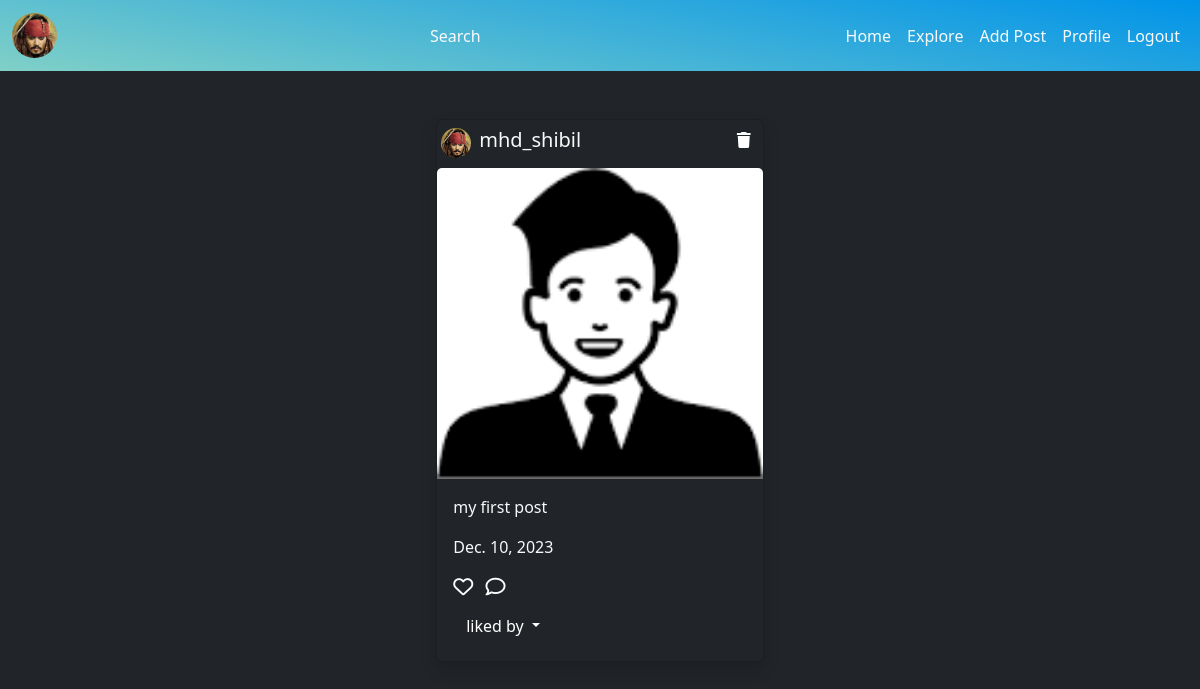
The page /post/1/detail/ (signed in) on the database its author committed.
### socialmedia/models.py (models this page shows, shortened)
class UserProfile(models.Model):
    profile_picture=models.ImageField(upload_to="profilpics",null=True,blank=True)
    bio=models.CharField(max_length=600)
    dob=models.DateField()
    phone=models.CharField(max_length=10)
    user=models.OneToOneField(User,on_delete=models.CASCADE,related_name="profile")
    liked_posts=models.ManyToManyField(Posts,null=True,related_name="liked_post")
    following=models.ManyToManyField(User,related_name="following",null=True)
    followers=models.ManyToManyField(User,related_name="followers",null=True)

class Posts(models.Model):
    user=models.ForeignKey(User,on_delete=models.CASCADE)
    title=models.CharField(max_length=200,null=True,blank=True)
    post_image=models.ImageField(upload_to="post-images")
    created_date=models.DateTimeField(auto_now_add=True)

### userapp/views.py (the view)
# urls.py: path("post/<int:pk>/detail/",views.PostDetailview.as_view(),name="post-detail"),
@method_decorator(SigninRequired,name="dispatch")
class PostDetailview(View):
    def get(self,request,*args,**kwargs):
        id=kwargs.get("pk")
        qs=Posts.objects.get(id=id)
        ls=Likes.objects.filter(post=id).order_by("-liked_date")
        return render(request,"post_detail.html",{"data":qs,"likes":ls})

### userapp/views.py (called while the page is built)
def SigninRequired(fn):
    def wrapper(request,*args,**kwargs):
        if not request.user.is_authenticated:
            return redirect("signin")
        else:
            return fn(request,*args,**kwargs)
    return wrapper

### userapp/templates/post_detail.html (shortened to what this page needs)
{%extends 'base.html'%}
{%block bodyblock%}
<div class="container">
    {%if data%}
    <div class="card mx-auto my-5 bg-dark shadow" style="width: 30% ; ">
        <div class="d-flex py-2 px-1">
          <img src="{{data.user.profile.profile_picture.url}}" alt="" height="30px" width="30px" class="rounded-circle">
          <h5 class="text-light ms-2"><a href="{%url 'user-detail' data.user.id%}" class="text-light text-decoration-none">{{data.user.username}}</a></h5>
          {%if data.user == request.user%}
          <div class="ms-auto me-2">
            <a class="text-light text-decoration-none" href="{%url 'post-delete' data.id%}"><i class="fa-solid fa-trash "  style="color: #ffffff;"></i></a>
          </div>
          {%endif%}
        </div>
        <img src="{{data.post_image.url}}" class="card-img-top" alt="...">
        <div class="card-body">
          <p class="card-text text-light">{{data.title}}</p>
          <p class="card-text text-light">{{data.created_date|date}}</p>
          <div class="card-text">
            {%if request.user.profile%}
            {%if data in request.user.profile.liked_posts.all%}
            <a href="{%url 'likes-remove' data.id%}"><i class="fa-solid fa-heart fa-lg" style="color: #ff0000;"></i></a>
            {%else%}
            <a href="{%url 'post-like' data.id%}"><i class="fa-regular fa-heart fa-lg" style="color: #ffffff;"></i></a>
            {%endif%}
            {%endif%}
            <a href="{%url 'comment-add' data.id%}"><i class="fa-regular fa-comment fa-lg ms-2" style="color: #ffffff;"></i></a>
          </div>
          <div class="card-text text-light">
            <div class="dropdown">
              <button class="btn btn-dark dropdown-toggle mt-2" type="button" data-bs-toggle="dropdown" aria-expanded="false">
              liked by
              </button>
            </div>
          </div>
        </div>
      </div>
    {%endif%}
</div>
{%endblock%}

### userapp/templates/base.html (shortened to what this page needs)
<!DOCTYPE html>
{%load static%}
<html lang="en">
<head>
    <link rel="stylesheet" href="{%static 'userapp/css/style.css'%}">
    <link rel="stylesheet" href="https://cdnjs.cloudflare.com/ajax/libs/font-awesome/6.5.1/css/all.min.css" />
    <link href="https://cdn.jsdelivr.net/npm/bootstrap@5.3.2/dist/css/bootstrap.min.css" rel="stylesheet">
  </head>
<body class="bg-dark">
  <nav class="navbar navbar-expand-lg" style="background-color: #0093E9;
  background-image: linear-gradient(190deg, #0093E9 0%, #80D0C7 100%);
  ">
    <div class="container-fluid">
      {%if request.user.profile.profile_picture%}
      <a class="navbar-brand" href="{%url 'profile'%}"><img src="{{request.user.profile.profile_picture.url}}" alt="" style="height: 45px; width: 45px;" class="rounded-circle"></a>
      {%endif%}
      <div class="collapse navbar-collapse" id="navbarSupportedContent">
        <ul class="navbar-nav ms-auto mb-2 mb-lg-0">
          <li class="nav-item">
            <a class="nav-link active text-light" aria-current="page" href="{%url 'user-search'%}">Search</a>
          </li>
        </ul>
        <ul class="navbar-nav ms-auto mb-2 mb-lg-0">
          <li class="nav-item">
            <a class="nav-link active text-light" aria-current="page" href="{%url 'home'%}">Home</a>
          </li>
          {%if request.user.profile%}
          <li class="nav-item">
            <a class="nav-link active text-light" aria-current="page" href="{%url 'index'%}">Explore</a>
          </li>
          {%endif%}
          {%if request.user.profile%}
          <li class="nav-item">
            <a class="nav-link active text-light" aria-current="page" href="{%url 'post-add'%}">Add Post</a>
          </li>
          {%endif%}
          {%if request.user.profile%}
          <li class="nav-item">
            <a class="nav-link active text-light" href="{%url 'profile' %}">Profile</a>
          </li>
          {%else%}
          <li class="nav-item">
            <a class="nav-link active text-light" href="{%url 'profile-add' %}">Add Profile</a>
          </li>
          {%endif%}
          <li class="nav-item">
            <a class="nav-link active text-light" href="{%url 'signout'%}">Logout</a>
          </li>
        </ul>
      </div>
    </div>
  </nav>
      <div class="container">
        {%block bodyblock%}
        {%endblock%}
      </div>
</body>
</html>

### rows shown on the page
Posts: user.profile.profile_picture (picture), user.username "mhd_shibil", post_image (picture), title "my first post", created_date "Dec. 10, 2023"
